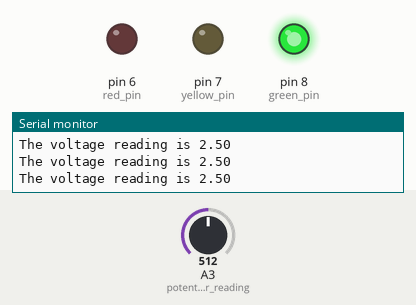
The sketch below on a simulated Arduino Uno, built with avr-gcc and run on an emulated ATmega328P. Shown: output pins drawn as LEDs (lit = HIGH), the last lines printed to the serial monitor. Inputs (shaded band) come from the test bench; at power-on: A3 (potentiometer_reading) = 512.

Above: at 1.3 s.
1.4 s: A3 (potentiometer_reading) set to 595
2.9 s: A3 (potentiometer_reading) set to 627
At 3.3 s:
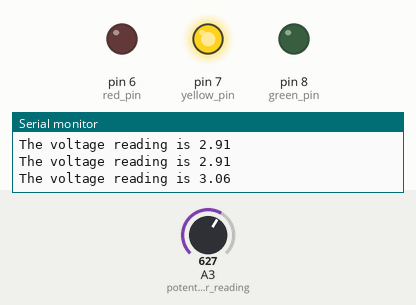
4.5 s: A3 (potentiometer_reading) set to 811
6.0 s: A3 (potentiometer_reading) set to 832
At 6.9 s:
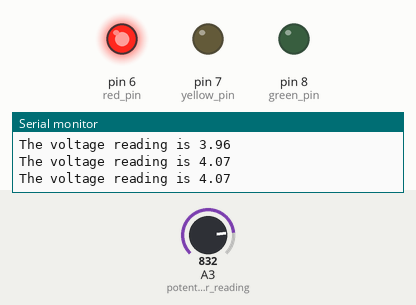
7.5 s: A3 (potentiometer_reading) set to 716
At 8.1 s:
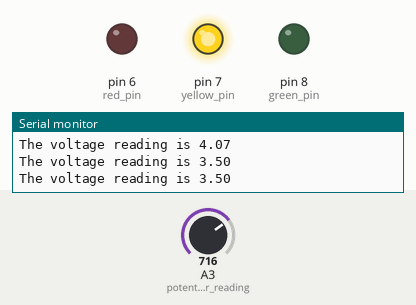
9.0 s: A3 (potentiometer_reading) set to 900
At 9.4 s:
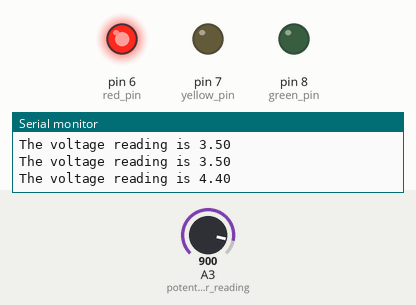
Timing chart, 0 to 11.5 s (numbered marks = the images above; inputs shaded):
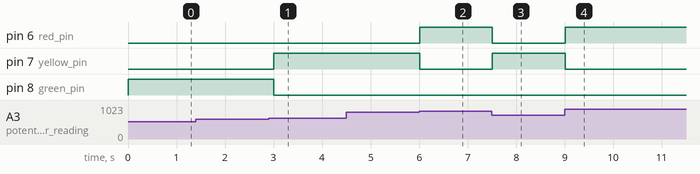

Measured:
- the behaviour switches between 613 and 614 on A3 (potentiometer_reading) (found by bisection; images 0 and 1)
- the behaviour switches between 818 and 819 on A3 (potentiometer_reading) (found by bisection; images 1 and 2)
- after the input at 2.9 s, pin 7 (yellow_pin): LOW → HIGH after 0.11 s; pin 8 (green_pin): HIGH → LOW after 0.11 s
- after the input at 6.0 s, pin 6 (red_pin): LOW → HIGH at once; pin 7 (yellow_pin): HIGH → LOW at once
- after the input at 7.5 s, pin 6 (red_pin): HIGH → LOW at once; pin 7 (yellow_pin): LOW → HIGH at once
- after the input at 9.0 s, pin 6 (red_pin): LOW → HIGH at once; pin 7 (yellow_pin): HIGH → LOW at once

The sketch:

13_Potentiometer_Conditional_3_LEDs.ino
```cpp
// This code will use the voltage supplied by the middle terminal of a potentiometer after manipulating its resistance by turning the knob
// To light up one of the three LEDs; GREEN, YELLOW AND RED
// according to the following rule
// Voltage <= 3 --> Green
// 3 < Voltage < 4 --> Yellow
// Voltage >= 4 --> Green


int potentiometer_reading = A3;
int read_value;
float volt_reading;

int red_pin = 6;
int yellow_pin = 7;
int green_pin = 8;

int delay_time = 500;

void setup() {
  // put your setup code here, to run once:
  Serial.begin(9600);

  pinMode(potentiometer_reading, INPUT);

  pinMode(red_pin, OUTPUT);
  pinMode(yellow_pin, OUTPUT);
  pinMode(green_pin, OUTPUT);
}

void loop() {
  // put your main code here, to run repeatedly:

  read_value = analogRead(potentiometer_reading);
  volt_reading = (5. / 1023.) * read_value;

  Serial.print("The voltage reading is ");
  Serial.println(volt_reading);

  if (volt_reading <= 3.0){
    digitalWrite(green_pin, HIGH);
    digitalWrite(yellow_pin, LOW);
    digitalWrite(red_pin, LOW);
  } else if (volt_reading > 3 && volt_reading < 4){
    digitalWrite(green_pin, LOW);
    digitalWrite(yellow_pin, HIGH);
    digitalWrite(red_pin, LOW);
  } else {
    digitalWrite(green_pin, LOW);
    digitalWrite(yellow_pin, LOW);
    digitalWrite(red_pin, HIGH);
  }

  delay(delay_time);
}
```
